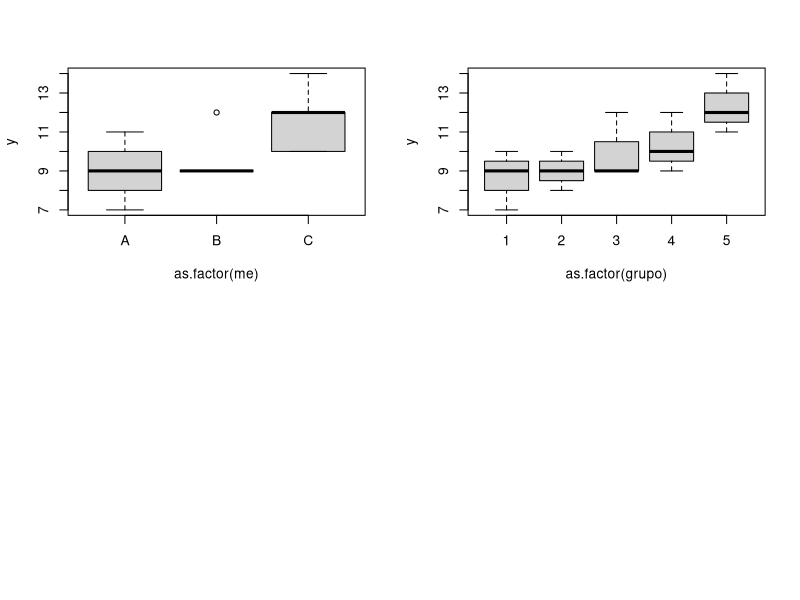

This chart was generated by the following R code:
A <- c(7,8,9,10,11)
B <- c(9,9,9,9,12)
C <- c(10,10,12,12,14)

y = c(A, B, C)
me = rep(c('A', 'B', 'C'), c(5,5,5))
grupo = rep(1:5, 3)

res = aov(y ~ as.factor(me) + as.factor(grupo))

print(summary(res))

par(mfrow=c(2,2))

boxplot(y ~ as.factor(me) )

boxplot(y ~ as.factor(grupo) )

